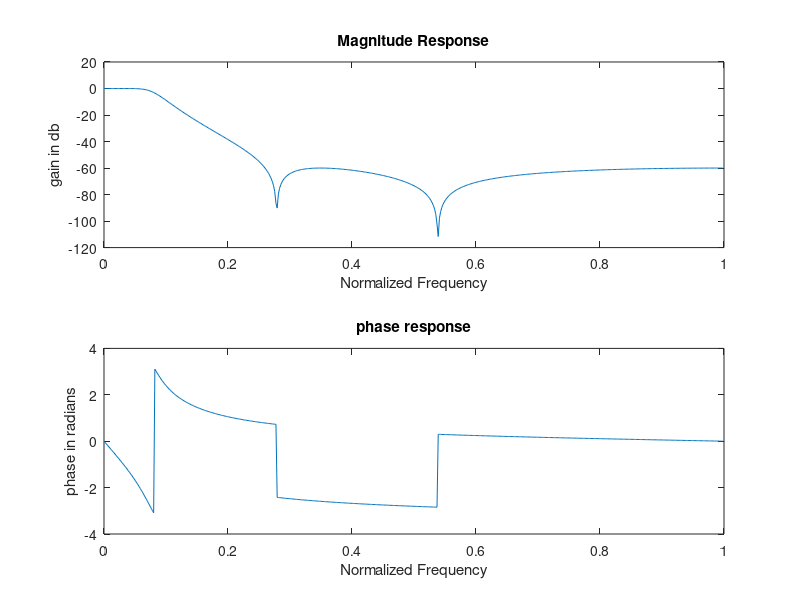

Source code (MATLAB):
%Chebyshev low-pass filter type-2
clc;
clear all;
close all;
Wp=40/500; %Pass band frequency in radians
Ws=150/500; %Stop band frequency in radians
alphap= 3; %Pass band attenuation in dB
alphas = 60; %Stop band frequency in dB
[n,Ws] = cheb2ord(Wp,Ws,alphap,alphas);
[b,a] = cheby2(n,alphas,Ws);
[h,w] = freqz(b,a);
subplot(2,1,1),plot(w/pi,20*log10(abs(h)));
xlabel('Normalized Frequency')
ylabel('gain in db')
title('Magnitude Response')
subplot(2,1,2),plot(w/pi,angle(h));
xlabel('Normalized Frequency')
ylabel('phase in radians')
title('phase response')